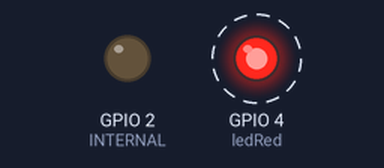
This program was run on a simulated ESP32. Parts: output pins drawn as LEDs (lit = HIGH). Dashed ring = blinking. What the program prints to the serial monitor is not drawn.

Above: at 0.85 s.
At 1.2 s:
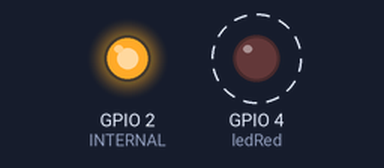
Timing chart, 0 to 3.5 s (numbered marks = the images above):
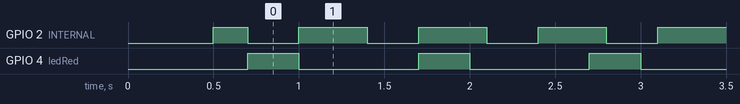

Measured:
- by itself, GPIO 2 (INTERNAL): repeats every 0.70 s: LOW 0.30 s, HIGH 0.40 s
- by itself, GPIO 4 (ledRed): alternates HIGH for 0.30 s and LOW for 0.70 s
- by itself, everything shown: repeats every 7.0 s, in 30 steps

The program:

main.cpp
```cpp
#include <Arduino.h>

#define INTERNAL 2 // GPIO2 is often connected to the internal LED on ESP32 boards
#define ledBlue INTERNAL
#define ledRed  4

void setup() {
  // put your setup code here, to run once:
  Serial.begin(115200);
  delay(500); // Wait for Serial to initialize

  pinMode(INTERNAL, OUTPUT);
  pinMode(ledRed, OUTPUT);
}

void loop() {
  // rød
  if (millis() % 1000 < 700)
  {
    digitalWrite(ledRed, LOW);
  }
  else
  {
    digitalWrite(ledRed, HIGH);
    Serial.println("LED red OFF");
  }

  // blå
  if (millis() % 700 < 300)
    digitalWrite(ledBlue, LOW);
  else
    digitalWrite(ledBlue, HIGH);
}
```
